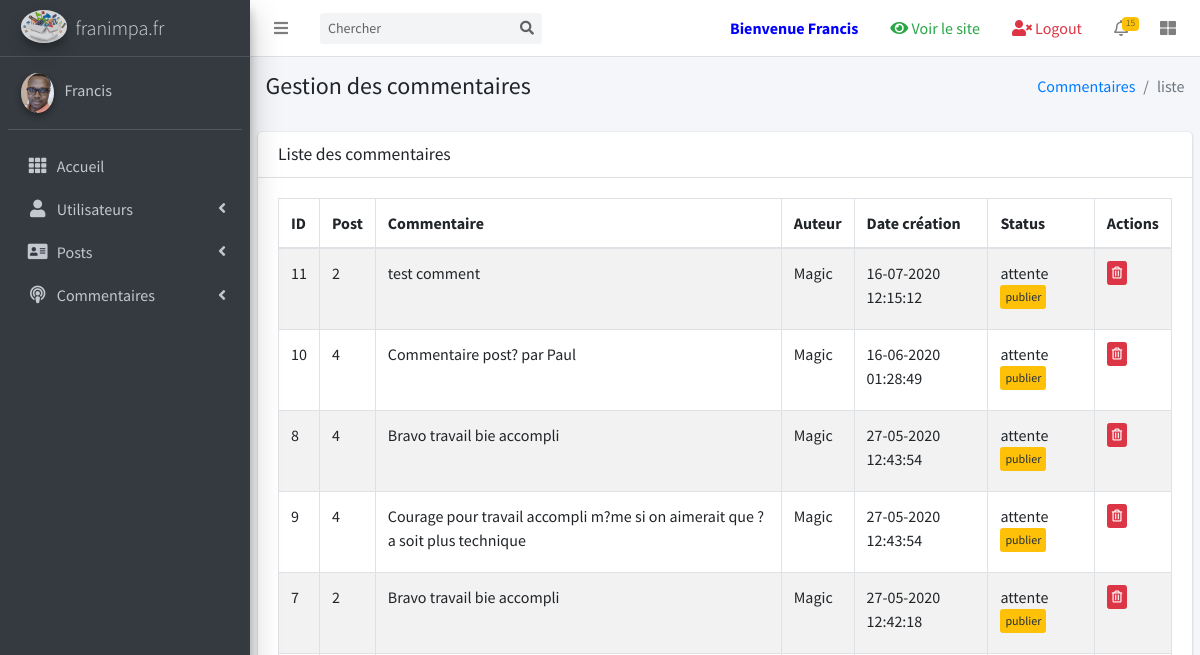
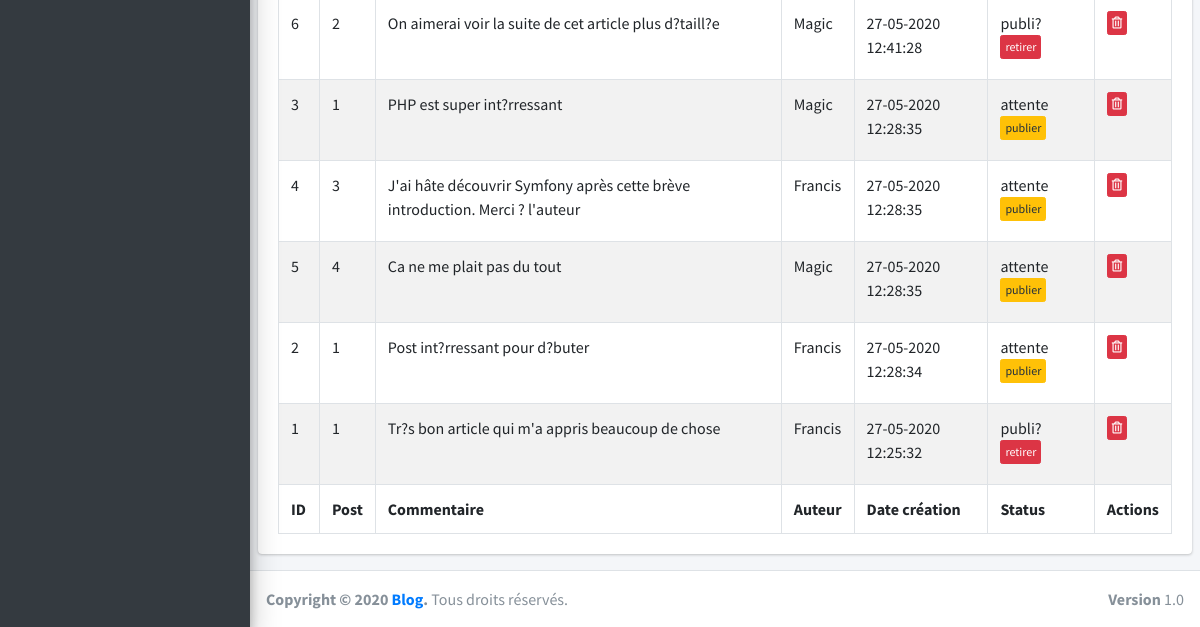
Before: /comment/index (signed in) with the older database file (2 pictures, top to bottom).
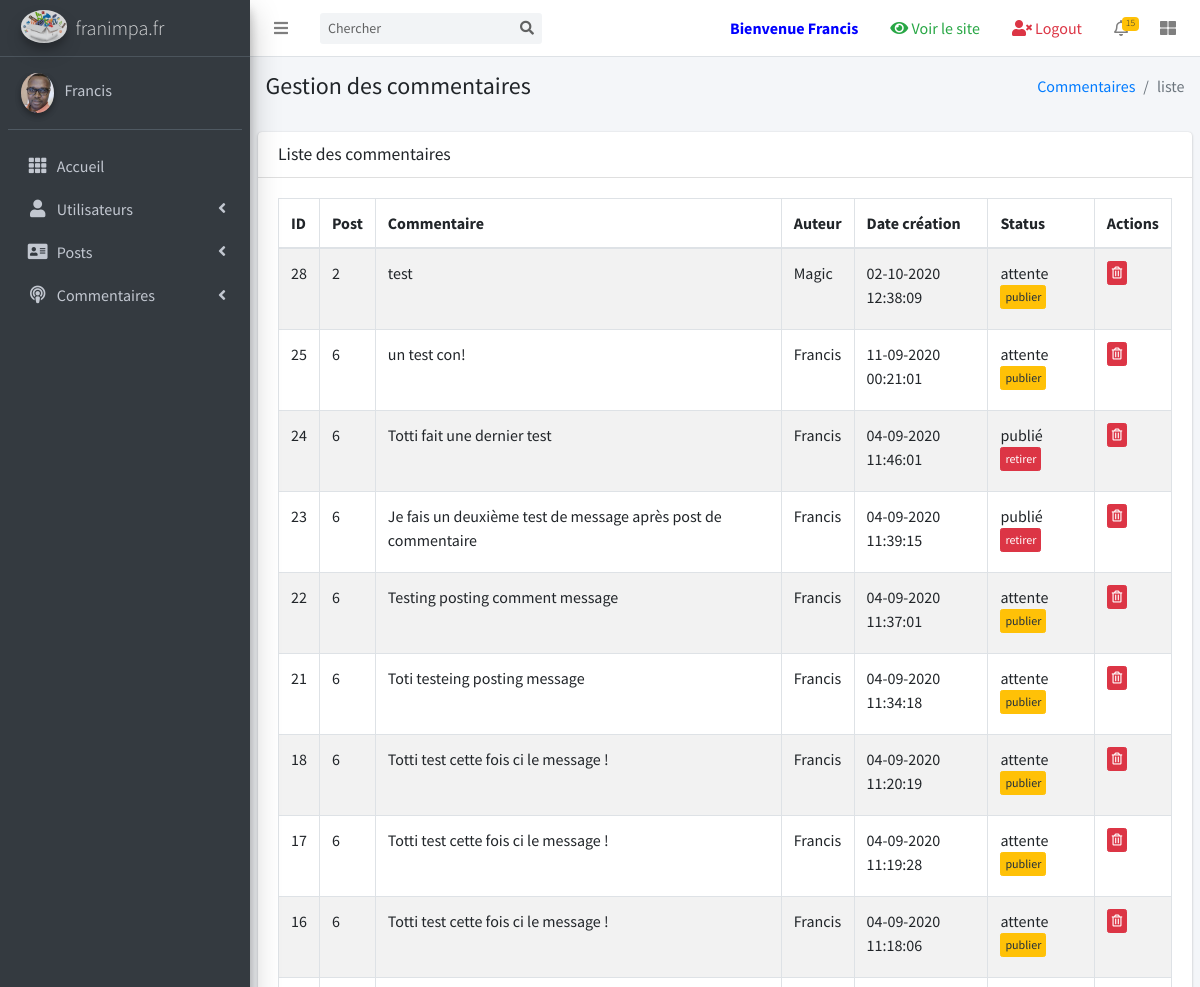
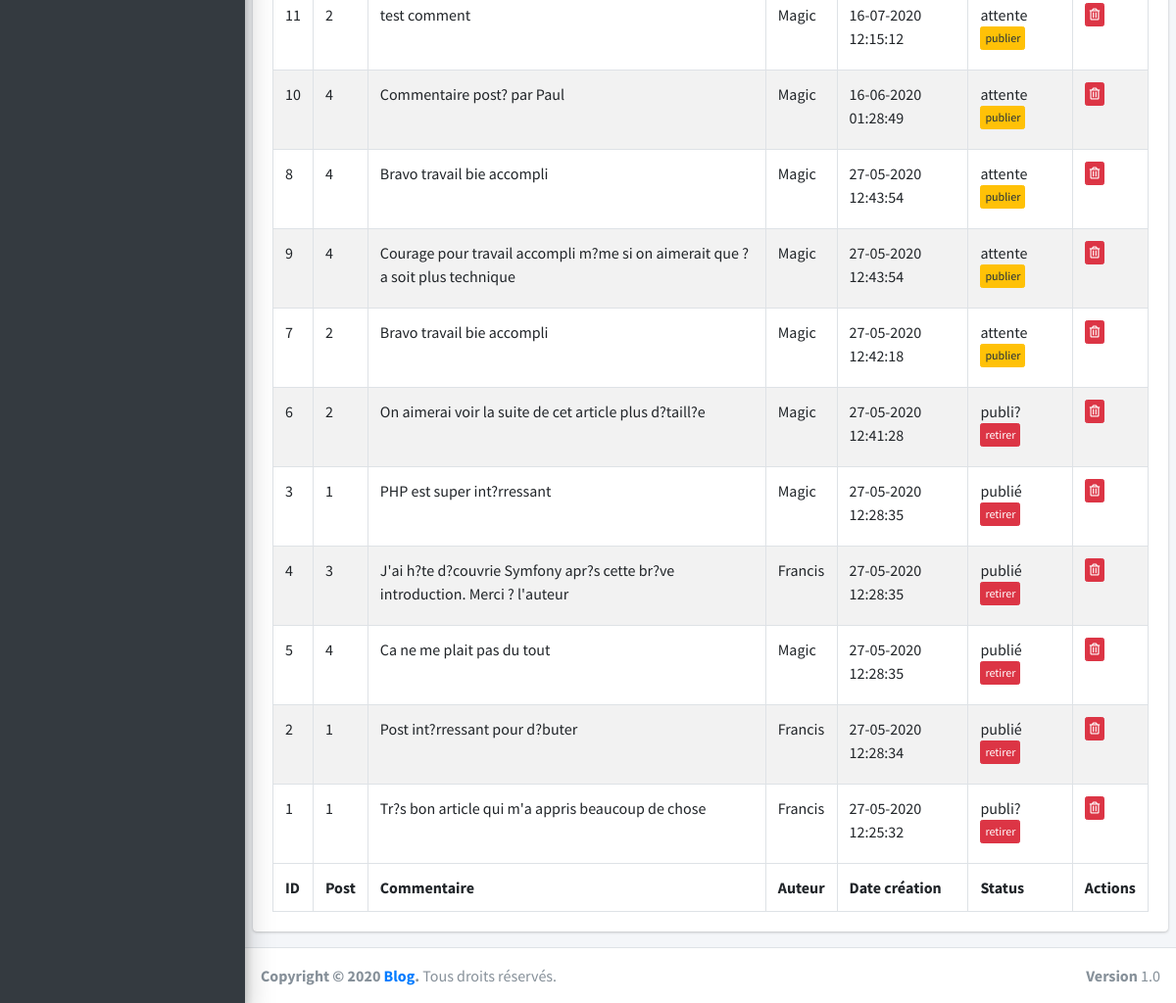
After: the same page with the newer database file (2 pictures, top to bottom).
### tables this page shows
CREATE TABLE `comments` (
  `id` int(11) NOT NULL,
  `postid` int(11) NOT NULL,
  `message` text NOT NULL,
  `authorId` int(11) NOT NULL,
  `createdAt` datetime NOT NULL DEFAULT CURRENT_TIMESTAMP,
  `status` varchar(50) NOT NULL DEFAULT 'attente'
);

CREATE TABLE `users` (
  `id` int(11) NOT NULL,
  `firstname` varchar(50) NOT NULL,
  `lastname` varchar(50) NOT NULL,
  `email` varchar(100) NOT NULL,
  `password` varchar(250) NOT NULL,
  `profile` varchar(20) NOT NULL DEFAULT 'standard',
  `updatedAt` datetime NOT NULL DEFAULT CURRENT_TIMESTAMP,
  `token` varchar(250) DEFAULT NULL
);

### controllers/CommentController.php (called while the page is built, shortened)
<?php
class CommentController extends Controller
{
    public function __construct()
    {
        $this->commentManager = $this->loadModel('CommentManager');
    }
    public function index()
    {
        $comments = $this->commentManager->findAll();
        $this->render('admin/commentAdmin', ['comments'=> $comments]);
    }
}

### core/Router.php (called while the page is built, shortened)
<?php
require_once 'HttpRequest.php';
require_once 'Token.php';
require_once 'Validator.php';
require_once($_ENV['APPROOT_REQUIRE'].'core/Controller.php');
$request = new HttpRequest();
if (!$request->getKeyExists('uc')) {
    $url[0] = "home";
} else {
    $url = explode('/',filter_var($request->getGet('uc'),FILTER_SANITIZE_URL));
}
try {
    $controller = new $controller();
    $action = $url[1] ?? "index";
    $controller->$action();
} catch(Exception $e) {
    header('Location: '. $_ENV['URL_PATH'].'home/page404');
}

### index.php (called while the page is built)
<?php
require_once 'core/Router.php';

### models/CommentManager.php (called while the page is built, shortened)
<?php
class CommentManager extends Model
{
    public function findAll()
    {
        $pdo = $this->getPdo();
        $this->pdoStmt = $pdo->query('SELECT c.id, c.postid, c.message, u.firstname as author, c.createdAt, c.status FROM comments c INNER JOIN users u ON c.authorId = u.id ORDER BY c.createdAt DESC');
        $this->pdoStmt->execute();
        $comments = $this->pdoStmt->fetchAll(PDO::FETCH_OBJ);
        return $comments;
    }
}

### core/Validator.php (called while the page is built, shortened)
<?php
class Validator
{
    public static function escapingData($value)
    {
        $data = trim($value);
        $data = htmlspecialchars($data);
        return $data;
    }
}

### core/HttpRequest.php (called while the page is built, shortened)
<?php
class HttpRequest
{
    public function setServer($server)
    {
        return $this;
    }
    public function setPost($post)
    {
        return $this;
    }
    public function setSession($name, $value)
    {
        return $_SESSION[$name] = $value;
    }
}

### core/Token.php (called while the page is built, shortened)
<?php
class Token
{
    public static function generate()
    {
       return hash("sha512", microtime().rand(0,999999));
    }
}

### views/admin/commentAdminView.php (the view, shortened to what the changed rows need)
<?php $title = "Commentaires";
$csrf = $this->httpRequest->setSession('csrf', Token::generate());
ob_start(); ?>
  <div class="content-wrapper">
    <section class="content">
      <div class="row">
        <div class="col-12">
          <div class="card">
            <div class="card-body">
              <table id="example1" class="table table-bordered table-striped">
                <thead>
                  <tr>
                    <th>ID</th>
                    <th>Post</th>
                    <th>Commentaire</th>
                    <th>Auteur</th>
                    <th>Date création</th>
                    <th>Status</th>
                    <th>Actions</th>
                  </tr>
                </thead>
                <tbody>
                    <?php foreach($data['comments'] as $comment) : ?>
                        <tr>
                            <td><?=$comment->id;?></td>
                            <td><?=$comment->postid;?></td>
                            <td><?=$comment->message;?></td>
                            <td><?=$comment->author;?></td>
                            <td><?=date_format(new DateTime($comment->createdAt),"d-m-Y H:i:s");?></td>
                            <td>
                              <?=$comment->status;?>
                              <?php if ($comment->status=='attente')
                              { ?>
                              <a href="<?=Validator::escapingData($this->env['URL_PATH'])?>comment/publish/<?=$comment->id . '&token=' . $csrf;?>" class="btn btn-xs btn-warning mb-2">publier</a>
                              <?php } else { ?>
                                <a href="<?=Validator::escapingData($this->env['URL_PATH'])?>comment/unPublish/<?=$comment->id . '&token=' . $csrf;?>" class="btn btn-xs btn-danger mb-2">retirer</a>
                              <?php } ?>
                             </td>
                            <td>
                              <a href="<?=Validator::escapingData($this->env['URL_PATH'])?>comment/delete/<?=$comment->id . '&token=' . $csrf; ?>" class="btn btn-xs btn-danger mb-2"><i class="far fa-trash-alt"></i></a>
                            </td>
                        </tr>
                    <?php endforeach ; ?>
                </tbody>
                <tfoot>
                <tr>
                <th>ID</th>
                    <th>Post</th>
                    <th>Commentaire</th>
                    <th>Auteur</th>
                    <th>Date création</th>
                    <th>Status</th>
                    <th>Actions</th>
                </tr>
                </tfoot>
              </table>
            </div>
          </div>
        </div>
      </div>
    </section>
  </div>
<?php require_once 'admin_template.php'; ?>

Changed rows visible on the page:
added comments: id "28", postid "2", message "test", authorId.firstname "Magic", createdAt "02-10-2020 12:38:09", status "attente"
added comments: id "25", postid "6", message "un test con!", authorId.firstname "Francis", createdAt "11-09-2020 00:21:01", status "attente"
added comments: id "24", postid "6", message "Totti fait une dernier test", authorId.firstname "Francis", createdAt "04-09-2020 11:46:01", status "publié"
added comments: id "23", postid "6", message "Je fais un deuxième test de message après post de commentaire", authorId.firstname "Francis", createdAt "04-09-2020 11:39:15", status "publié"
added comments: id "22", postid "6", message "Testing posting comment message", authorId.firstname "Francis", createdAt "04-09-2020 11:37:01", status "attente"
added comments: id "21", postid "6", message "Toti testeing posting message", authorId.firstname "Francis", createdAt "04-09-2020 11:34:18", status "attente"
added comments: id "18", postid "6", message "Totti test cette fois ci le message !", authorId.firstname "Francis", createdAt "04-09-2020 11:20:19", status "attente"
added comments: id "17", postid "6", message "Totti test cette fois ci le message !", authorId.firstname "Francis", createdAt "04-09-2020 11:19:28", status "attente"
added comments: id "16", postid "6", message "Totti test cette fois ci le message !", authorId.firstname "Francis", createdAt "04-09-2020 11:18:06", status "attente"
changed comments "PHP est super int?rressant": status "attente" → "publié"; status "publier" → "retirer"
changed comments id 4: message "J'ai hâte découvrir Symfony après cette brève introduction. Merci ? l'auteur" → "J'ai h?te d?couvrie Symfony apr?s cette br?ve introduction. Merci ? l'auteur"; status "attente" → "publié"; status "publier" → "retirer"
changed comments "Ca ne me plait pas du tout": status "attente" → "publié"; status "publier" → "retirer"
changed comments "Post int?rressant pour d?buter": status "attente" → "publié"; status "publier" → "retirer"
